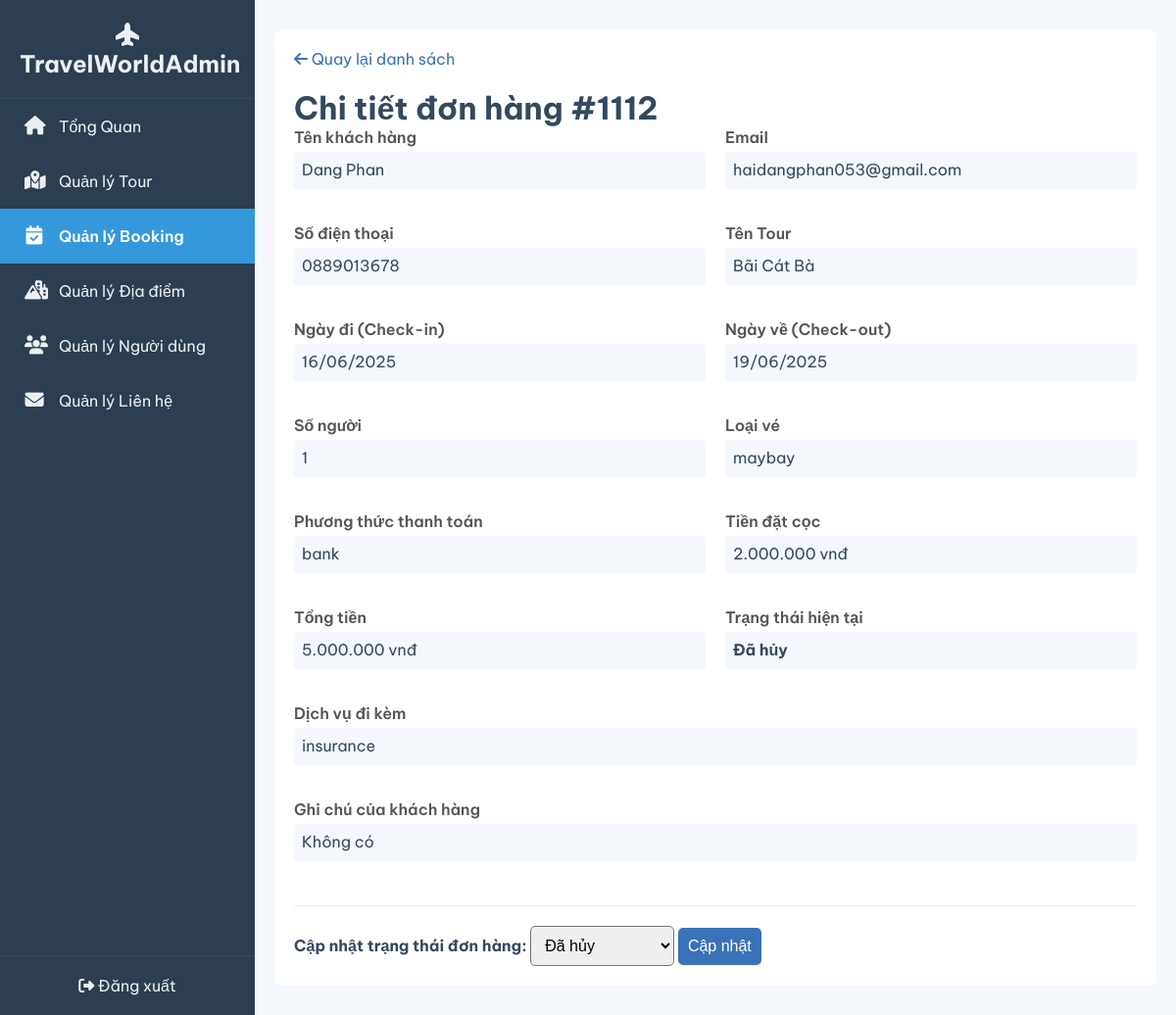
The app's page /admin/edit_booking.php?id=1112 (signed in) with its own data.
### tables this page shows
CREATE TABLE `bookings` (
  `booking_id` int(11) NOT NULL,
  `user_id` int(11) NOT NULL,
  `tour_id` int(11) NOT NULL,
  `people` int(11) NOT NULL,
  `checkin` date NOT NULL,
  `checkout` date NOT NULL,
  `total_price` decimal(10,2) DEFAULT NULL,
  `name` varchar(100) DEFAULT NULL,
  `email` varchar(100) DEFAULT NULL,
  `phone` varchar(20) DEFAULT NULL,
  `note` text DEFAULT NULL,
  `payment_method` varchar(50) DEFAULT NULL,
  `ticket_type` varchar(50) DEFAULT NULL,
  `discount_code` varchar(50) DEFAULT NULL,
  `services` text DEFAULT NULL,
  `remaining_price` decimal(10,2) DEFAULT 0.00,
  `deposit` decimal(10,2) DEFAULT 0.00,
  `status` tinyint(1) NOT NULL DEFAULT 0 COMMENT '0: Mới, 1: Đã xác nhận, 2: Đã hoàn thành, 3: Đã hủy'
);

CREATE TABLE `users` (
  `user_id` int(11) NOT NULL,
  `name` varchar(255) NOT NULL,
  `email` varchar(255) NOT NULL,
  `password_hash` varchar(255) NOT NULL,
  `user_role` int(11) NOT NULL DEFAULT 1 COMMENT '0=admin, 1=user',
  `phone` varchar(20) DEFAULT NULL,
  `id_card` varchar(20) DEFAULT NULL
);

CREATE TABLE `tours` (
  `tour_id` int(11) NOT NULL,
  `destination_id` int(11) DEFAULT NULL,
  `name` varchar(255) NOT NULL,
  `description` text DEFAULT NULL,
  `duration` varchar(50) DEFAULT NULL,
  `pax` int(11) DEFAULT NULL,
  `location` varchar(100) DEFAULT NULL,
  `price` decimal(10,2) DEFAULT NULL,
  `image_url` varchar(255) DEFAULT NULL,
  `rating` float DEFAULT NULL,
  `reviews` int(11) DEFAULT NULL
);

### admin/edit_booking.php (the view, shortened to what this page needs)
<?php
require_once '../connect.php';
$booking_id = (int)$_GET['id'];
$sql = "
    SELECT b.*, u.name as customer_name, u.email as customer_email, u.phone as customer_phone, t.name as tour_name
    FROM bookings b
    JOIN users u ON b.user_id = u.user_id
    JOIN tours t ON b.tour_id = t.tour_id
    WHERE b.booking_id = ?
";
$stmt = $conn->prepare($sql);
$stmt->bind_param("i", $booking_id);
$stmt->execute();
$result = $stmt->get_result();
$booking = $result->fetch_assoc();
$status_map = [
    0 => 'Mới',
    1 => 'Đã xác nhận',
    2 => 'Đã hoàn thành',
    3 => 'Đã hủy'
];
?>
<!DOCTYPE html>
<html lang="vi">
<head>
    <link rel="stylesheet" href="https://cdnjs.cloudflare.com/ajax/libs/font-awesome/6.5.2/css/all.min.css">
    <link rel="stylesheet" href="admin_style.css">
</head>
<body>
    <aside class="sidebar">
        <div class="sidebar-header"><h2><i class="fa-solid fa-plane-up"></i> TravelWorldAdmin</h2></div>
        <ul class="sidebar-nav">
            <li><a href="index.php"><i class="fa-solid fa-house"></i> Tổng Quan</a></li>
            <li><a href="manage_tours.php"><i class="fa-solid fa-map-marked-alt"></i> Quản lý Tour</a></li>
            <li><a href="manage_bookings.php" class="active"><i class="fa-solid fa-calendar-check"></i> Quản lý Booking</a></li>
            <li><a href="manage_destinations.php"><i class="fa-solid fa-mountain-city"></i> Quản lý Địa điểm</a></li>
            <li><a href="manage_users.php"><i class="fa-solid fa-users"></i> Quản lý Người dùng</a></li>
            <li><a href="manage_contacts.php"><i class="fa-solid fa-envelope"></i> Quản lý Liên hệ</a></li>
        </ul>
        <div class="sidebar-footer"><a href="../php/logout.php"><i class="fa-solid fa-right-from-bracket"></i> Đăng xuất</a></div>
    </aside>
    <main class="main-content">
        <a href="manage_bookings.php" class="back-link"><i class="fa-solid fa-arrow-left"></i> Quay lại danh sách</a>
        <h1>Chi tiết đơn hàng #<?= htmlspecialchars($booking['booking_id']) ?></h1>
        <div class="booking-details">
            <div class="detail-group">
                <label>Tên khách hàng</label>
                <p><?= htmlspecialchars($booking['customer_name']) ?></p>
            </div>
            <div class="detail-group">
                <label>Email</label>
                <p><?= htmlspecialchars($booking['customer_email']) ?></p>
            </div>
            <div class="detail-group">
                <label>Số điện thoại</label>
                <p><?= htmlspecialchars($booking['customer_phone']) ?></p>
            </div>
            <div class="detail-group">
                <label>Tên Tour</label>
                <p><?= htmlspecialchars($booking['tour_name']) ?></p>
            </div>
            <div class="detail-group">
                <label>Ngày đi (Check-in)</label>
                <p><?= date("d/m/Y", strtotime($booking['checkin'])) ?></p>
            </div>
            <div class="detail-group">
                <label>Ngày về (Check-out)</label>
                <p><?= date("d/m/Y", strtotime($booking['checkout'])) ?></p>
            </div>
            <div class="detail-group">
                <label>Số người</label>
                <p><?= htmlspecialchars($booking['people']) ?></p>
            </div>
            <div class="detail-group">
                <label>Loại vé</label>
                <p><?= htmlspecialchars($booking['ticket_type'] ?: 'Không có') ?></p>
            </div>
            <div class="detail-group">
                <label>Phương thức thanh toán</label>
                <p><?= htmlspecialchars($booking['payment_method'] ?: 'Chưa rõ') ?></p>
            </div>
            <div class="detail-group">
                <label>Tiền đặt cọc</label>
                <p><?= number_format($booking['deposit'], 0, ',', '.') ?> vnđ</p>
            </div>
             <div class="detail-group">
                <label>Tổng tiền</label>
                <p><?= number_format($booking['total_price'], 0, ',', '.') ?> vnđ</p>
            </div>
            <div class="detail-group">
                <label>Trạng thái hiện tại</label>
                <p><strong><?= $status_map[$booking['status']] ?></strong></p>
            </div>
            <div class="detail-group full-width">
                <label>Dịch vụ đi kèm</label>
                <p><?= htmlspecialchars($booking['services'] ?: 'Không có') ?></p>
            </div>
            <div class="detail-group full-width">
                <label>Ghi chú của khách hàng</label>
                <p><?= htmlspecialchars($booking['note'] ?: 'Không có') ?></p>
            </div>
        </div>
        <form action="" method="POST" class="update-form">
            <label for="status"><strong>Cập nhật trạng thái đơn hàng:</strong></label>
            <select name="status" id="status">
                <?php foreach ($status_map as $code => $text): ?>
                    <option value="<?= $code ?>" <?= ($booking['status'] == $code) ? 'selected' : '' ?>>
                        <?= $text ?>
                    </option>
                <?php endforeach; ?>
            </select>
            <button type="submit">Cập nhật</button>
        </form>
    </main>
</body>
</html>

### admin/admin_style.css (style rules this page uses)
:root { --primary-color: #3A72B7; --secondary-color: #2c5a94; --background-color: #f4f7fc; --sidebar-bg: #2c3e50; --sidebar-text: #ecf0f1; --sidebar-active: #3498db; --card-bg: #ffffff; --text-color: #34495e; --border-color: #e0e0e0; --shadow: 0 4px 6px rgba(0, 0, 0, 0.1); }
* { margin: 0; padding: 0; box-sizing: border-box; }
body { font-family: 'Be Vietnam Pro', sans-serif; background-color: var(--background-color); color: var(--text-color); display: flex; min-height: 100vh; }
.sidebar { width: 260px; background-color: var(--sidebar-bg); color: var(--sidebar-text); display: flex; flex-direction: column; position: fixed; height: 100%; left: 0; top: 0; }
.sidebar-header { padding: 20px; text-align: center; border-bottom: 1px solid #34495e; }
.sidebar-header h2 { font-size: 1.5rem; }
.sidebar-nav { flex-grow: 1; list-style: none; }
.sidebar-nav li a { display: flex; align-items: center; padding: 18px 25px; text-decoration: none; color: var(--sidebar-text); transition: background-color 0.3s, color 0.3s; }
.sidebar-nav li a i { margin-right: 15px; font-size: 1.2rem; width: 20px; text-align: center; }
.sidebar-nav li a.active { background-color: var(--sidebar-active); color: #fff; font-weight: 600; }
.sidebar-footer { padding: 20px; text-align: center; border-top: 1px solid #34495e; }
.sidebar-footer a { color: var(--sidebar-text); text-decoration: none; }
.main-content { flex-grow: 1; margin-left: 260px; padding: 30px; }

### admin/edit_booking.php (style rules this page uses)
.main-content { max-width: 900px; margin: 30px auto; padding: 20px; background: #fff; border-radius: 8px; margin-left: 280px; }
.booking-details { display: grid; grid-template-columns: 1fr 1fr; gap: 20px; }
.detail-group { margin-bottom: 15px; }
.detail-group label { font-weight: 600; color: #555; display: block; margin-bottom: 5px; }
.detail-group p { padding: 8px; background-color: #f4f7fc; border-radius: 4px; margin: 0; min-height: 38px; }
.full-width { grid-column: 1 / -1; }
.full-width p { white-space: pre-wrap; }
.update-form { margin-top: 30px; border-top: 1px solid #eee; padding-top: 20px; }
.update-form select, .update-form button { padding: 10px; font-size: 1rem; border-radius: 5px; }
.update-form button { background-color: var(--primary-color); color: white; border: none; cursor: pointer; }
.back-link { display: inline-block; margin-bottom: 20px; color: var(--primary-color); text-decoration: none; }

### records on screen
bookings: booking_id "1112", user.name "Dang Phan", user.email "haidangphan053@gmail.com", user.phone "0889013678", tour.name "Bãi Cát Bà", checkin "16/06/2025", checkout "19/06/2025", people "1", ticket_type "maybay", payment_method "bank", deposit "2.000.000", total_price "5.000.000", status "Đã hủy", services "insurance", note "Không có"
